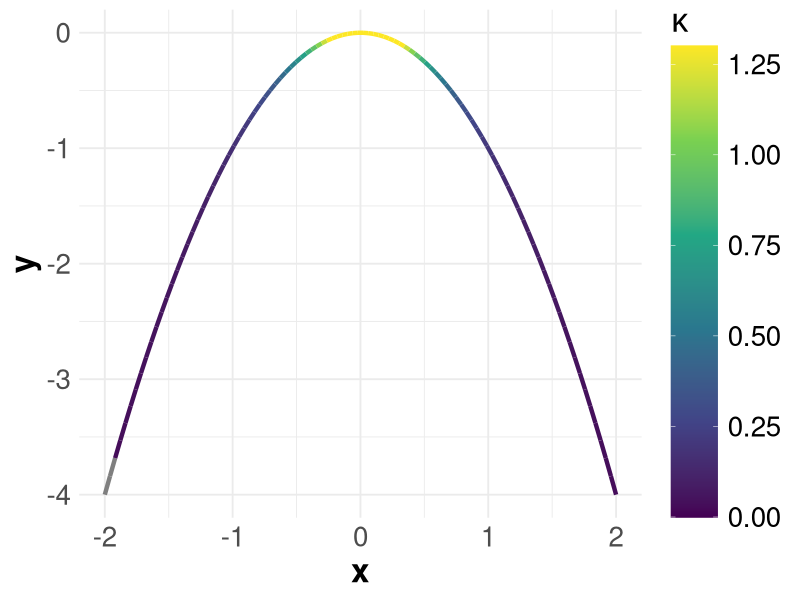
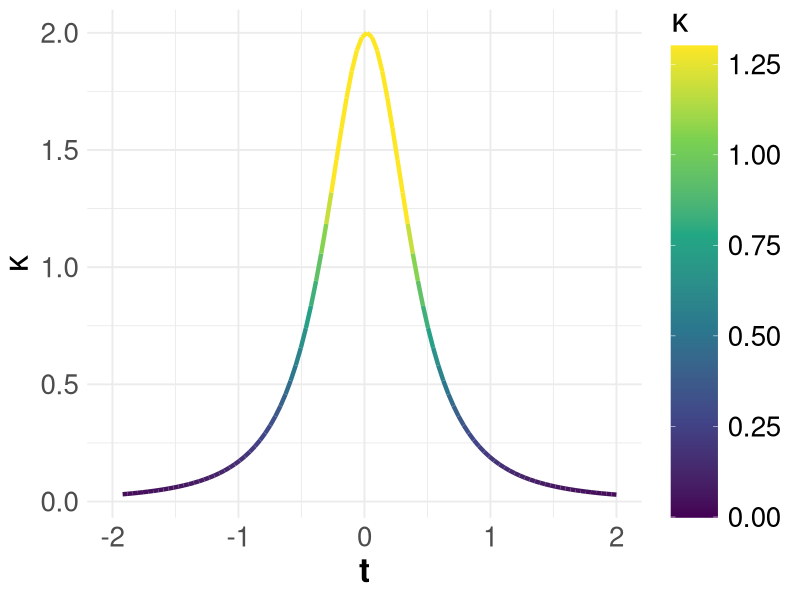
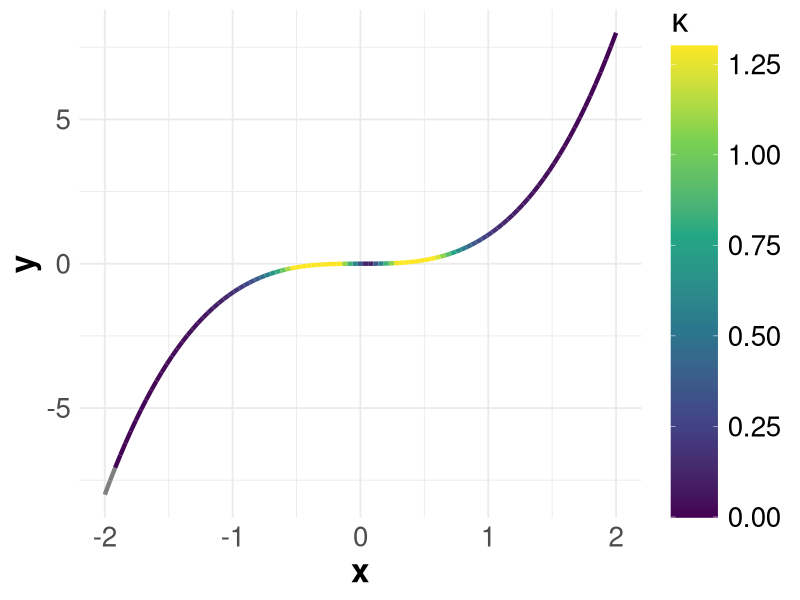
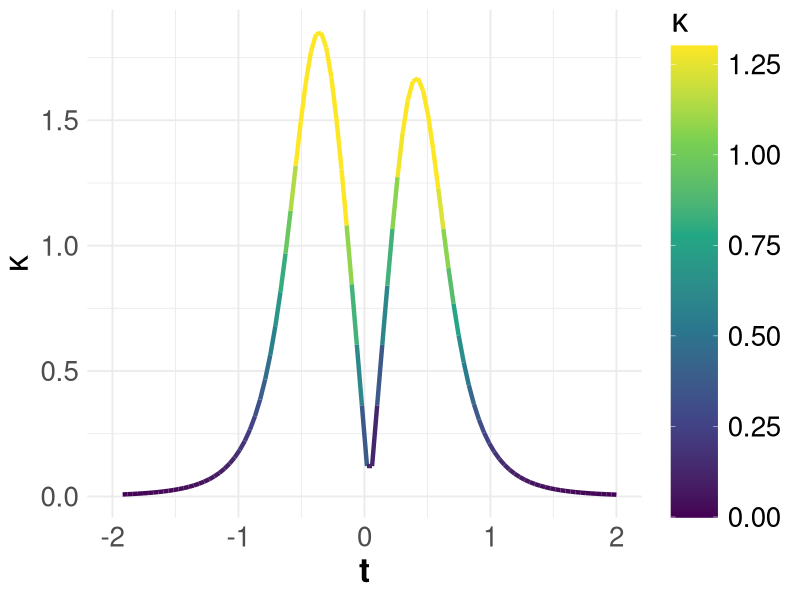

The R script that drew these images, in order:
# This script computes and visualises curvature for two curves:
# a parabola and a cubic, showing both the shape and curvature.

library(ggplot2)
library(viridis)
library(grid)

# Plot style
theme_style<-theme_minimal(base_size=14)+theme(axis.title=
  element_text(size=24,face="bold"),axis.text=element_text(size=20),
  legend.title=element_text(size=24,face="bold"),legend.text=element_text(size=20))

# Curvature colour scale
scale_kappa<-scale_color_viridis_c(limits=c(0,1.3),oob=scales::squish,
  guide=guide_colorbar(direction="vertical",barheight=unit(12,"cm"),
  barwidth=unit(1.2,"cm")))

t<-seq(-2,2,length.out=100)
dt<-t[2]-t[1]

# First curve: parabola
x1<-t
y1<- -t^2
vx1<-c(NA,diff(x1)/dt)
vy1<-c(NA,diff(y1)/dt)
ax1<-c(NA,diff(vx1)/dt)
ay1<-c(NA,diff(vy1)/dt)
curv1<-abs(vx1*ay1-vy1*ax1)/((vx1^2+vy1^2)^(3/2))
df1<-data.frame(t=t,x=x1,y=y1,curvature=curv1)

# Curve + curvature plots
p1<-ggplot(df1,aes(x=x,y=y,color=curvature))+geom_path(linewidth=1.5)+scale_kappa+
  theme_style+labs(x="x",y="y",color=expression(kappa))

p2<-ggplot(df1,aes(x=t,y=curvature,color=curvature))+geom_line(linewidth=1.5)+
  scale_kappa+theme_style+labs(x="t",y=expression(kappa),color=expression(kappa))

# Second curve: cubic
x2<-t
y2<-t^3
vx2<-c(NA,diff(x2)/dt)
vy2<-c(NA,diff(y2)/dt)
ax2<-c(NA,diff(vx2)/dt)
ay2<-c(NA,diff(vy2)/dt)
curv2<-abs(vx2*ay2-vy2*ax2)/((vx2^2+vy2^2)^(3/2))
df2<-data.frame(t=t,x=x2,y=y2,curvature=curv2)

# Curve + curvature plots
p3<-ggplot(df2,aes(x=x,y=y,color=curvature))+geom_path(linewidth=1.5)+scale_kappa+
  theme_style+labs(x="x",y="y",color=expression(kappa))

p4<-ggplot(df2,aes(x=t,y=curvature,color=curvature))+geom_line(linewidth=1.5)+
  scale_kappa+theme_style+labs(x="t",y=expression(kappa),color=expression(kappa))

# Show plots
p1
p2
p3
p4
